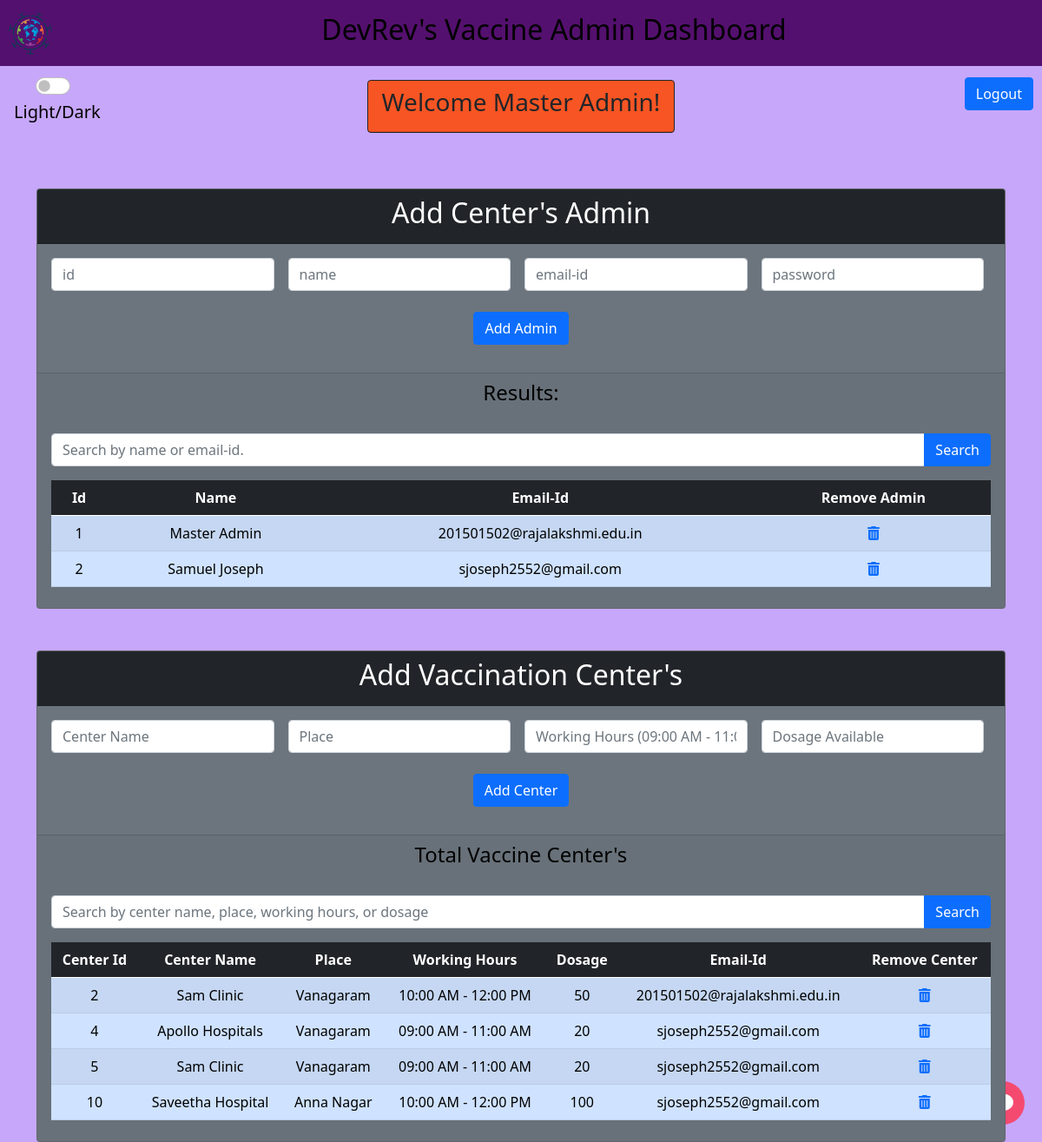
The page /admin/dashboard (signed in) on the database its author committed.
### tables this page shows
CREATE TABLE Admin (
                    id INTEGER,
                    name TEXT,
                    email_id TEXT PRIMARY KEY,
                    password TEXT,
                    otp INTEGER
                );

CREATE TABLE VaccinationCenter (
                    center_id INTEGER PRIMARY KEY AUTOINCREMENT,
                    admin_email_id TEXT,
                    place TEXT,
                    center_name TEXT,
                    dosage INTEGER,
                    working_hour TEXT,
                    FOREIGN KEY (admin_email_id) REFERENCES Admin(email_id)
                );

### app.py (the view, shortened to what this page needs)
@app.route('/admin/dashboard')
def admin_dashboard():
    try:
        if 'user_id' in session:
            user_id = session['user_id']
            conn = sqlite3.connect('vaccination_app.db')
            cursor = conn.cursor()
            user_query = '''
            SELECT * FROM Admin WHERE email_id = ?
            '''
            cursor.execute(user_query, (user_id,))
            user = cursor.fetchone()
            if user and user_id == '201501502@rajalakshmi.edu.in':
                name = user[1]  # Assuming the name is stored in the 2nd column
                table_query = '''
                SELECT * FROM Admin
                '''
                cursor.execute(table_query)
                table_data = cursor.fetchall()
                table_query2 = '''
                SELECT * FROM VaccinationCenter
                '''
                cursor.execute(table_query2)
                table_data2 = cursor.fetchall()
                cursor.close()
                conn.close()
                return render_template('admin_dash.html', name=name, table_data=table_data, table_data2=table_data2)
    except:
        return "Ran into Some Issues go back and Try Again."
    return redirect('/admin/login')

### templates/admin_dash.html (shortened to what this page needs)
<!doctype html>
<html lang="en">
<head>
    <link href="https://cdn.jsdelivr.net/npm/bootstrap@5.0.2/dist/css/bootstrap.min.css" rel="stylesheet"
>
    <link rel="stylesheet" href="https://cdnjs.cloudflare.com/ajax/libs/font-awesome/6.4.0/css/all.min.css"
 />
</head>
<body class="light">
    <nav class="navbar navbar-light">
        <a style="margin-left: 10px;" class="navbar-brand" href="#">
            <img src="static/logo.svg" alt="logo" width="50" height="50" style="border-radius: 50%;">
        </a>
        <span class="mx-auto">
            <h2>DevRev's Vaccine Admin Dashboard</h2>
        </span>
    </nav>
    <div style="margin-left: 50px; border: 3px; border-color: black;" class="form-check form-switch btn-lg">
        <input style="margin-left: -25px;cursor: pointer;" class="form-check-input" type="checkbox"
            id="flexSwitchCheckDefault">
        <br>
        <label style="margin-left: -50px;cursor: pointer;" class="form-check-label"
            for="flexSwitchCheckDefault">Light/Dark</label>
    </div>
    <div class="d-grid gap-2 d-md-flex justify-content-md-end" style="margin-top:-65px; margin-right: 10px;">
        <button class="btn btn-primary" type="button" onclick="location.href='/logout'">Logout</button>
    </div>
    <div class="d-grid gap-2 d-md-flex justify-content-md-center">
        <div class="card border-dark mb-3" style="max-width: 30rem; margin-top: -35px; background-color: #ff5825;">
            <div class="card-header text-dark text-center">
                <h3>Welcome {{name}}!</h3>
            </div>
        </div>
    </div>
    <div class="chat-icon" onclick="openChat()">
    </div>
    <br><br>
    <div class="container">
        <div class="card text-center bg-secondary">
            <div class="card-header text-white bg-dark">
                <h2>Add Center's Admin</h2>
            </div>
            <div class="card-body text-white bg-secondary mb-3">
                <form action="/admin/add_admin" method="POST">
                    <div class="d-grid gap-2 d-md-flex justify-content-center">
                        <input class="form-control me-2" name="id" type="text" required placeholder="id">
                        <input class="form-control me-2" name="name" type="text" required placeholder="name">
                        <input class="form-control me-2" name="email" type="email" required placeholder="email-id">
                        <input class="form-control me-2" name="password" type="password" required placeholder="password">
                    </div>
                    <br>
                    <button type="submit" class="btn btn-primary">Add Admin</button>
                </form>
            </div>
            <div class="card-footer">
                <h4>Results:</h4>
                <br>
                <form id="search-form">
                    <div class="input-group mb-3">
                        <input type="text" class="form-control search-input" placeholder="Search by name or email-id.">
                        <button type="button" class="btn btn-primary search-button">Search</button>
                    </div>
                </form>
                <table class="table table-striped">
                    <thead class="table-dark">
                        <tr>
                            <th>Id</th>
                            <th>Name</th>
                            <th>Email-Id</th>
                            <th>Remove Admin</th>
                        </tr>
                    </thead>
                    <tbody class="table-primary">
                        {% for row in table_data %}
                        <tr>
                            <td>{{ row[0] }}</td>
                            <td>{{ row[1] }}</td>
                            <td>{{ row[2] }}</td>
                            <td>
                                <a href="/admin/remove/{{ row[0] }}" class="delete-admin">
                                    <i class="fas fa-trash-alt"></i>
                                </a>
                            </td>
                        </tr>
                        {% endfor %}
                    </tbody>
                </table>
            </div>
        </div>
    </div>
    <br><br>
    <div class="container">
        <div class="card text-center bg-secondary">
            <div class="card-header text-white bg-dark">
                <h2>Add Vaccination Center's</h2>
            </div>
            <div class="card-body text-white bg-secondary mb-3">
                <form action="/admin/add_center" method="POST">
                    <div class="d-grid gap-2 d-md-flex justify-content-center">
                        <input class="form-control me-2" name="center_name" type="text" required placeholder="Center Name">
                        <input class="form-control me-2" name="place" type="text" required placeholder="Place">
                        <input class="form-control me-2" name="working_hour" type="text" required placeholder="Working Hours (09:00 AM - 11:00 AM)">
                        <input class="form-control me-2" name="dosage" type="number" required placeholder="Dosage Available">
                    </div>
                    <br>
                    <button type="submit" class="btn btn-primary">Add Center</button>
                </form>
            </div>
            <div class="card-footer">
                <h4>Total Vaccine Center's</h4>
                <br>
                <form id="search-form2">
                    <div class="input-group mb-3">
                        <input type="text" class="form-control search-input" placeholder="Search by center name, place, working hours, or dosage">
                        <button type="button" class="btn btn-primary search-button">Search</button>
                    </div>
                </form>
                <table class="table table-striped">
                    <thead class="table-dark">
                        <tr>
                            <th>Center Id</th>
                            <th>Center Name</th>
                            <th>Place</th>
                            <th>Working Hours</th>
                            <th>Dosage</th>
                            <th>Email-Id</th>
                            <th>Remove Center</th>
                        </tr>
                    </thead>
                    <tbody class="table-primary">
                        {% for row in table_data2 %}
                        <tr>
                            <td>{{ row[0] }}</td>
                            <td>{{ row[3] }}</td>
                            <td>{{ row[2] }}</td>
                            <td>{{ row[5] }}</td>
                            <td>{{ row[4] }}</td>
                            <td>{{ row[1] }}</td>
                            <td>
                                <a href="/admin/remove_center/{{ row[0] }}" class="delete-center">
                                    <i class="fas fa-trash-alt"></i>
                                </a>
                            </td>
                        </tr>
                        {% endfor %}
                    </tbody>
                </table>
            </div>
        </div>
    </div>
</body>
</html>

### templates/admin_dash.html (style rules this page uses)
body.light { background-color: #c7a7fa; color: #000000; }
.navbar { background-color: rgb(84, 16, 110); }
.chat-icon { position: fixed; bottom: 20px; right: 20px; width: 50px; height: 50px; background-color: #f54a70; border-radius: 50%; display: flex; justify-content: center; align-items: center; color: #ffffff; font-size: 24px; cursor: pointer; }

### rows shown on the page
Admin: name "Master Admin", id "1", email_id "201501502@rajalakshmi.edu.in"
Admin: id "2", name "Samuel Joseph", email_id "sjoseph2552@gmail.com"
VaccinationCenter: center_id "2", center_name "Sam Clinic", place "Vanagaram", working_hour "10:00 AM - 12:00 PM", dosage "50", admin_email "201501502@rajalakshmi.edu.in"
VaccinationCenter: center_id "4", center_name "Apollo Hospitals", place "Vanagaram", working_hour "09:00 AM - 11:00 AM", dosage "20", admin_email "sjoseph2552@gmail.com"
VaccinationCenter: center_id "5", center_name "Sam Clinic", place "Vanagaram", working_hour "09:00 AM - 11:00 AM", dosage "20", admin_email "sjoseph2552@gmail.com"
VaccinationCenter: center_id "10", center_name "Saveetha Hospital", place "Anna Nagar", working_hour "10:00 AM - 12:00 PM", dosage "100", admin_email "sjoseph2552@gmail.com"
